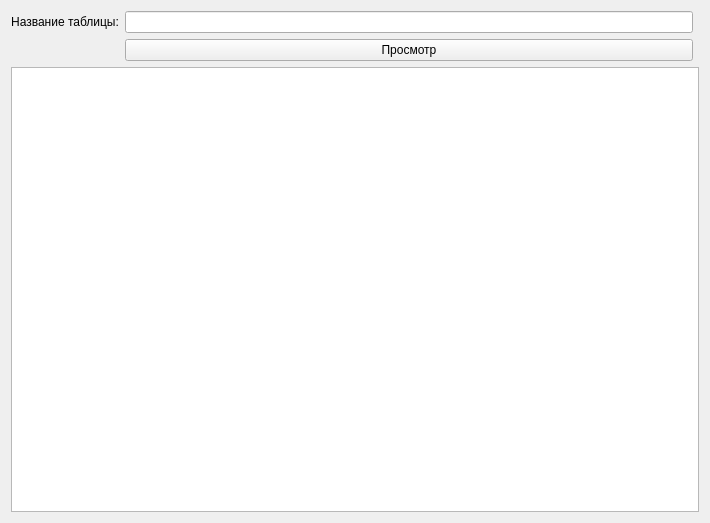
<?xml version="1.0" encoding="UTF-8"?>
<ui version="4.0">
 <class>AnotherTable</class>
 <widget class="QWidget" name="AnotherTable">
  <property name="geometry">
   <rect>
    <x>0</x>
    <y>0</y>
    <width>710</width>
    <height>523</height>
   </rect>
  </property>
  <property name="windowTitle">
   <string>Form</string>
  </property>
  <layout class="QGridLayout" name="gridLayout">
   <item row="0" column="0">
    <widget class="QLabel" name="label">
     <property name="text">
      <string>Название таблицы:</string>
     </property>
     <property name="alignment">
      <set>Qt::AlignCenter</set>
     </property>
    </widget>
   </item>
   <item row="0" column="1">
    <widget class="QLineEdit" name="lineEdit"/>
   </item>
   <item row="3" column="0" colspan="3">
    <widget class="QTableView" name="tableView"/>
   </item>
   <item row="2" column="1">
    <widget class="QPushButton" name="pushButton">
     <property name="text">
      <string>Просмотр</string>
     </property>
    </widget>
   </item>
  </layout>
 </widget>
 <resources/>
 <connections/>
</ui>
